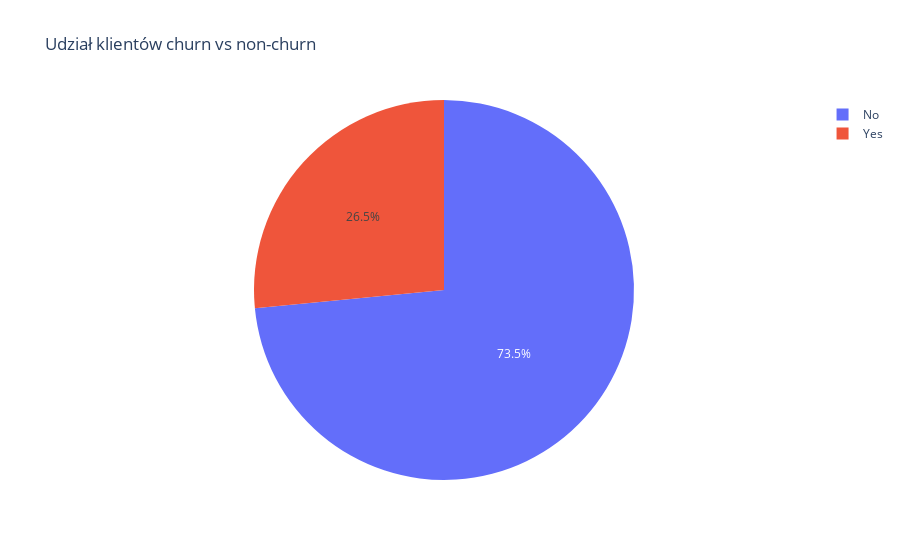

The code cell stored with this chart in its notebook:
### Code cell
fig = px.pie(
    df,
    names="Churn",
    title="Udział klientów churn vs non-churn"
)
fig.show()

### Figure 1 — Plotly figure (JSON) as saved in the notebook; plotly's stock layout.template omitted (floating-point values rounded to 4 significant figures; data arrays with more than 128 entries replaced by an {"elided": "..."} marker saying what was removed)
{"data": [{"domain": {"x": [0, 1], "y": [0, 1]}, "hovertemplate": "Churn=%{label}<extra></extra>", "labels": {"elided": "7043 str values"}, "legendgroup": "", "name": "", "showlegend": true, "type": "pie"}], "layout": {"legend": {"tracegroupgap": 0}, "title": {"text": "Udział klientów churn vs non-churn"}}}
